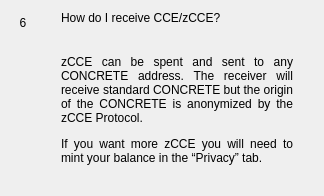
                  <widget class="QWidget" name="widgetFaq6" native="true">
                   <layout class="QHBoxLayout" name="horizontalpage_6" stretch="0,1">
                    <item alignment="Qt::AlignTop">
                     <widget class="QLabel" name="labelNumber6">
                      <property name="minimumSize">
                       <size>
                        <width>24</width>
                        <height>24</height>
                       </size>
                      </property>
                      <property name="maximumSize">
                       <size>
                        <width>16777215</width>
                        <height>24</height>
                       </size>
                      </property>
                      <property name="text">
                       <string>6</string>
                      </property>
                      <property name="alignment">
                       <set>Qt::AlignCenter</set>
                      </property>
                     </widget>
                    </item>
                    <item>
                     <layout class="QVBoxLayout" name="verticalLayoutpage_6">
                      <property name="spacing">
                       <number>0</number>
                      </property>
                      <property name="leftMargin">
                       <number>20</number>
                      </property>
                      <property name="rightMargin">
                       <number>20</number>
                      </property>
                      <item>
                       <widget class="QLabel" name="labelSubtitle6">
                        <property name="text">
                         <string>How do I receive CCE/zCCE?</string>
                        </property>
                        <property name="wordWrap">
                         <bool>true</bool>
                        </property>
                       </widget>
                      </item>
                      <item>
                       <spacer name="verticalSpacer_60">
                        <property name="orientation">
                         <enum>Qt::Vertical</enum>
                        </property>
                        <property name="sizeType">
                         <enum>QSizePolicy::Fixed</enum>
                        </property>
                        <property name="sizeHint" stdset="0">
                         <size>
                          <width>20</width>
                          <height>30</height>
                         </size>
                        </property>
                       </spacer>
                      </item>
                      <item>
                       <widget class="QLabel" name="labelContent6">
                        <property name="text">
                         <string>
                           &lt;html&gt;&lt;head/&gt;&lt;body&gt;&lt;p align=&quot;justify&quot;&gt;
                           zCCE can be spent and sent to any CONCRETE address. The receiver will
                           receive standard CONCRETE but the origin of the CONCRETE is anonymized by the zCCE Protocol.
                           &lt;/p&gt;&lt;p align=&quot;justify&quot;&gt;
                           If you want more zCCE you will need to mint your balance in the “Privacy” tab.
                           &lt;/p&gt;&lt;/body&gt;&lt;/html&gt;
                         </string>
                        </property>
                        <property name="alignment">
                         <set>Qt::AlignLeading|Qt::AlignLeft|Qt::AlignTop</set>
                        </property>
                        <property name="wordWrap">
                         <bool>true</bool>
                        </property>
                       </widget>
                      </item>
                      <item>
                       <spacer name="verticalSpacer_61">
                        <property name="orientation">
                         <enum>Qt::Vertical</enum>
                        </property>
                        <property name="sizeHint" stdset="0">
                         <size>
                          <width>20</width>
                          <height>20</height>
                         </size>
                        </property>
                       </spacer>
                      </item>
                     </layout>
                    </item>
                   </layout>
                  </widget>
